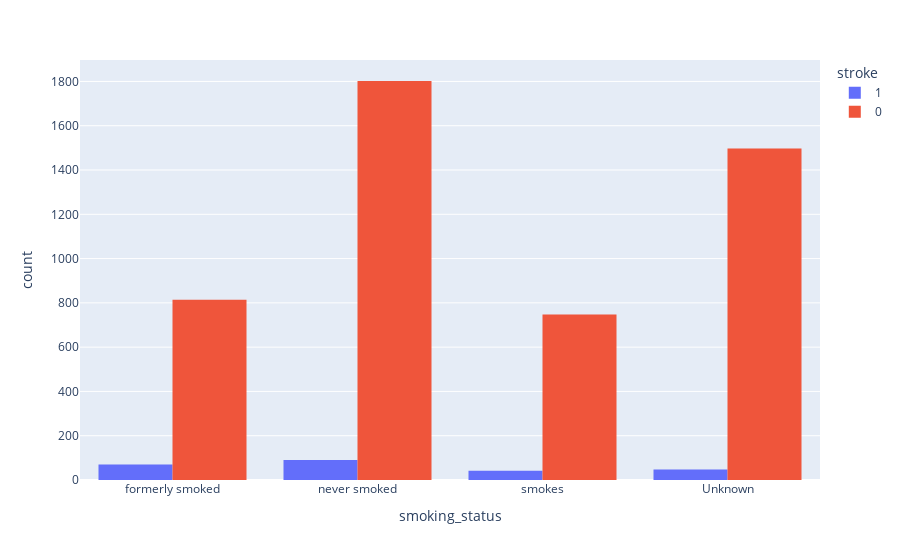

Source (notebook cell):
### Code cell
fig = px.histogram(df, x = "smoking_status", color = "stroke", barmode= "group")
fig.show()

### Figure 1 — Plotly figure (JSON) as saved in the notebook; plotly's stock layout.template omitted (floating-point values rounded to 4 significant figures; data arrays with more than 128 entries replaced by an {"elided": "..."} marker saying what was removed)
{"data": [{"alignmentgroup": "True", "bingroup": "x", "hovertemplate": "stroke=1<br>smoking_status=%{x}<br>count=%{y}<extra></extra>", "legendgroup": "1", "marker": {"color": "#636efa", "pattern": {"shape": ""}}, "name": "1", "offsetgroup": "1", "orientation": "v", "showlegend": true, "type": "histogram", "x": {"elided": "249 str values"}, "xaxis": "x", "yaxis": "y"}, {"alignmentgroup": "True", "bingroup": "x", "hovertemplate": "stroke=0<br>smoking_status=%{x}<br>count=%{y}<extra></extra>", "legendgroup": "0", "marker": {"color": "#EF553B", "pattern": {"shape": ""}}, "name": "0", "offsetgroup": "0", "orientation": "v", "showlegend": true, "type": "histogram", "x": {"elided": "4860 str values"}, "xaxis": "x", "yaxis": "y"}], "layout": {"barmode": "group", "legend": {"title": {"text": "stroke"}, "tracegroupgap": 0}, "margin": {"t": 60}, "xaxis": {"anchor": "y", "domain": [0, 1], "title": {"text": "smoking_status"}}, "yaxis": {"anchor": "x", "domain": [0, 1], "title": {"text": "count"}}}}
